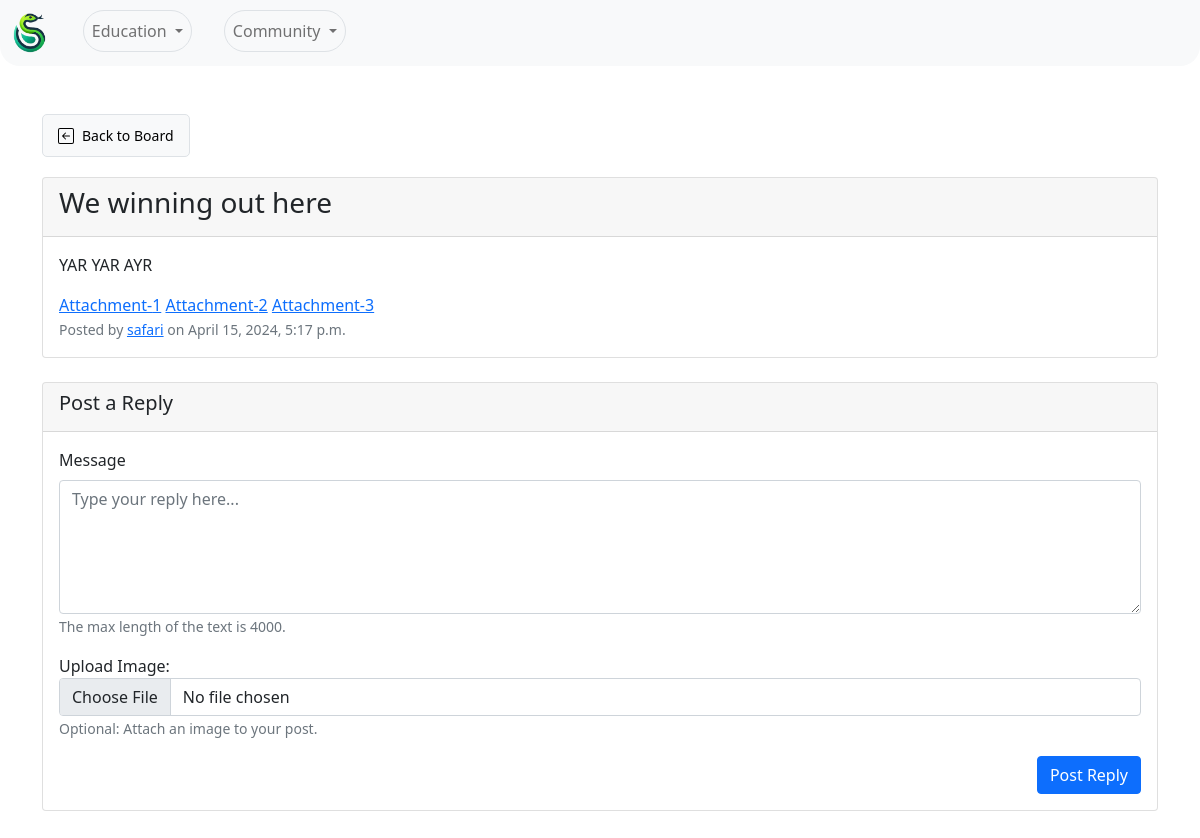
The app's page /forum/thread/20/ with its own data.
### Forum/models.py (models this page shows, shortened)
class Thread(models.Model):
    title = models.CharField(max_length=255)
    board = models.ForeignKey(Board, on_delete=models.CASCADE, related_name='threads')
    starter = models.ForeignKey(User, on_delete=models.CASCADE, related_name='threads_started')
    created_at = models.DateTimeField(auto_now_add=True)
    updated_at = models.DateTimeField(auto_now=True)

class Post(models.Model):
    thread = models.ForeignKey(Thread, on_delete=models.CASCADE, related_name='posts')
    message = models.TextField()
    created_by = models.ForeignKey(User, on_delete=models.CASCADE, related_name='posts_created')
    created_at = models.DateTimeField(auto_now_add=True)
    updated_at = models.DateTimeField(auto_now=True)

class PostImage(models.Model):
    post = models.ForeignKey(Post, on_delete=models.CASCADE, related_name='images')
    image = models.ImageField(upload_to='post_images/')

### Forum/views.py (the view)
# urls.py: path('thread/<int:thread_id>/', thread_posts, name='thread_posts'),
def thread_posts(request, thread_id):
    thread = get_object_or_404(Thread, pk=thread_id)
    form = PostForm()  # Instantiate the form
    return render(request, 'thread_posts.html', {'thread': thread, 'posts': thread.posts.all(), 'form': form})

### Forum/forms.py (shortened to what this page needs)
class PostForm(forms.ModelForm):
    message = forms.CharField(
        widget=forms.Textarea(attrs={
            'rows': 5,
            'placeholder': 'Type your reply here...',
            'maxlength': '4000'  # Ensures HTML5 browser validation
        }),
        max_length=4000,
        help_text='The max length of the text is 4000.'
    )
    image = forms.ImageField(required=False, help_text='Optional image upload')  # Add an optional image field
    class Meta:
        model = Post
        fields = ['message']
    def __init__(self, *args, **kwargs):
        super(PostForm, self).__init__(*args, **kwargs)

### Forum/templatetags/custom_filters.py (called while the page is built)
@register.filter(name='filename')
def filename(value):
    return value.split('/')[-1]

### Forum/templates/thread_posts.html (shortened to what this page needs)
{% extends 'base.html' %}
{% load custom_filters %}
{% block content %}
<a href="{% url 'board_threads' thread.board_id %}" class="btn back-button btn-light btn-sm" style="margin-bottom: 20px;">
       Back to Board
</a>
<div class="posts">
   {% for post in posts %}
   <div class="card mb-3">
      {% if forloop.first %}
      <div class="card-header">
         <h3>{{ thread.title }}</h3>
      </div>
      {% endif %}
      <div class="card-body">
         <p class="card-text">{{ post.message }}</p>
         {% for image in post.images.all %}
         <a href="#" data-bs-toggle="modal" data-bs-target="#imageModal{{ image.id }}">Attachment-{{ forloop.counter }}</a>
         {% endfor %}
<p class="card-text"><small class="text-muted">Posted by <a href="{% url 'user_profile' username=post.created_by.username %}">{{ post.created_by.username }}</a> on {{post.created_at|date:"N j, Y, P" }}</small></p>
      </div>
   </div>
   {% endfor %}
</div>
<div class="card reply-form mt-4 mb-5">
   <div class="card-header">
      <h5>Post a Reply</h5>
   </div>
   <div class="card-body">
      <form method="POST" action="{% url 'reply_thread' thread.id %}" enctype="multipart/form-data"
         class="form-horizontal">
         <div class="mb-3">
            <label for="id_message" class="form-label">{{ form.message.label }}</label>
            <textarea id="id_message" name="message" class="form-control" rows="5"
               placeholder="Type your reply here..." required>{{ form.message.value|default_if_none:"" }}</textarea>
            <small class="form-text text-muted">{{ form.message.help_text }}</small>
         </div>
         <div class="mb-3">
            <label for="id_image">Upload Image:</label>
            <input type="file" id="id_image" name="image" class="form-control" accept="image/*">
            <small class="form-text text-muted">Optional: Attach an image to your post.</small>
         </div>
         <div class="mb-3">
            <button type="submit" class="btn btn-primary float-end">Post Reply</button>
         </div>
      </form>
   </div>
</div>
{% endblock %}

### Forum/templates/thread_posts.html (style rules this page uses)
.back-button svg { margin-right: 8px; }
.back-button { text-decoration: none; color: #000; background-color: #f8f9fa; padding: 10px 15px; border-radius: 5px; display: inline-flex; align-items: center; border: 1px solid #dee2e6; transition: all 0.3s ease; }

### records on screen
Post: message "YAR YAR AYR", created_by.username "safari", created_at "April 15, 2024, 5:17 p.m."
Thread: title "We winning out here"
